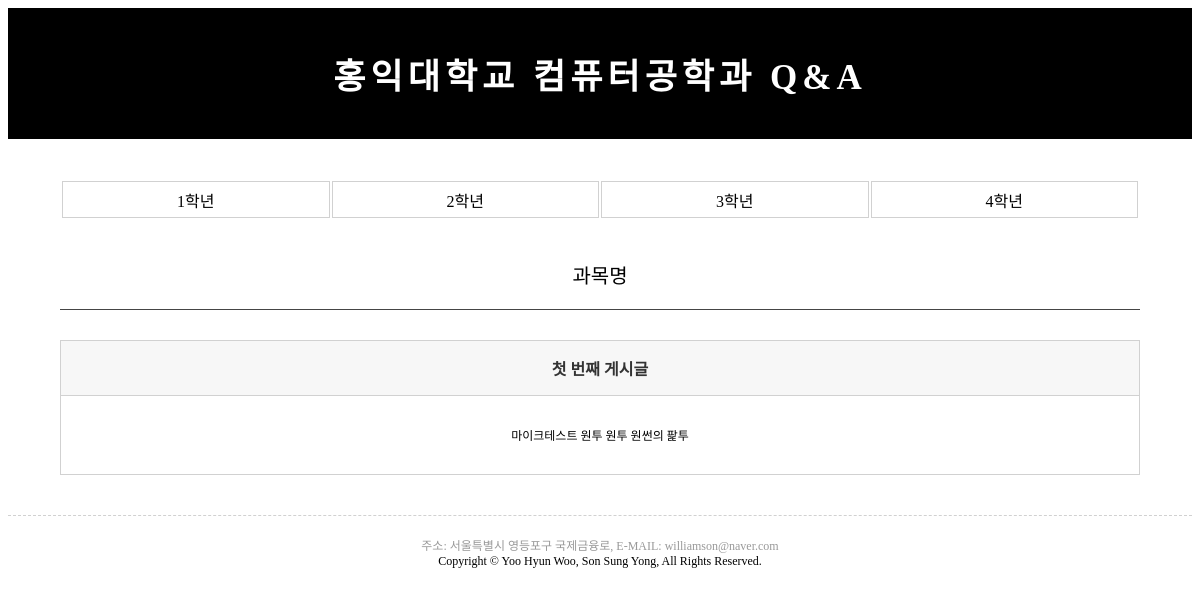
Before: / with the older database file.
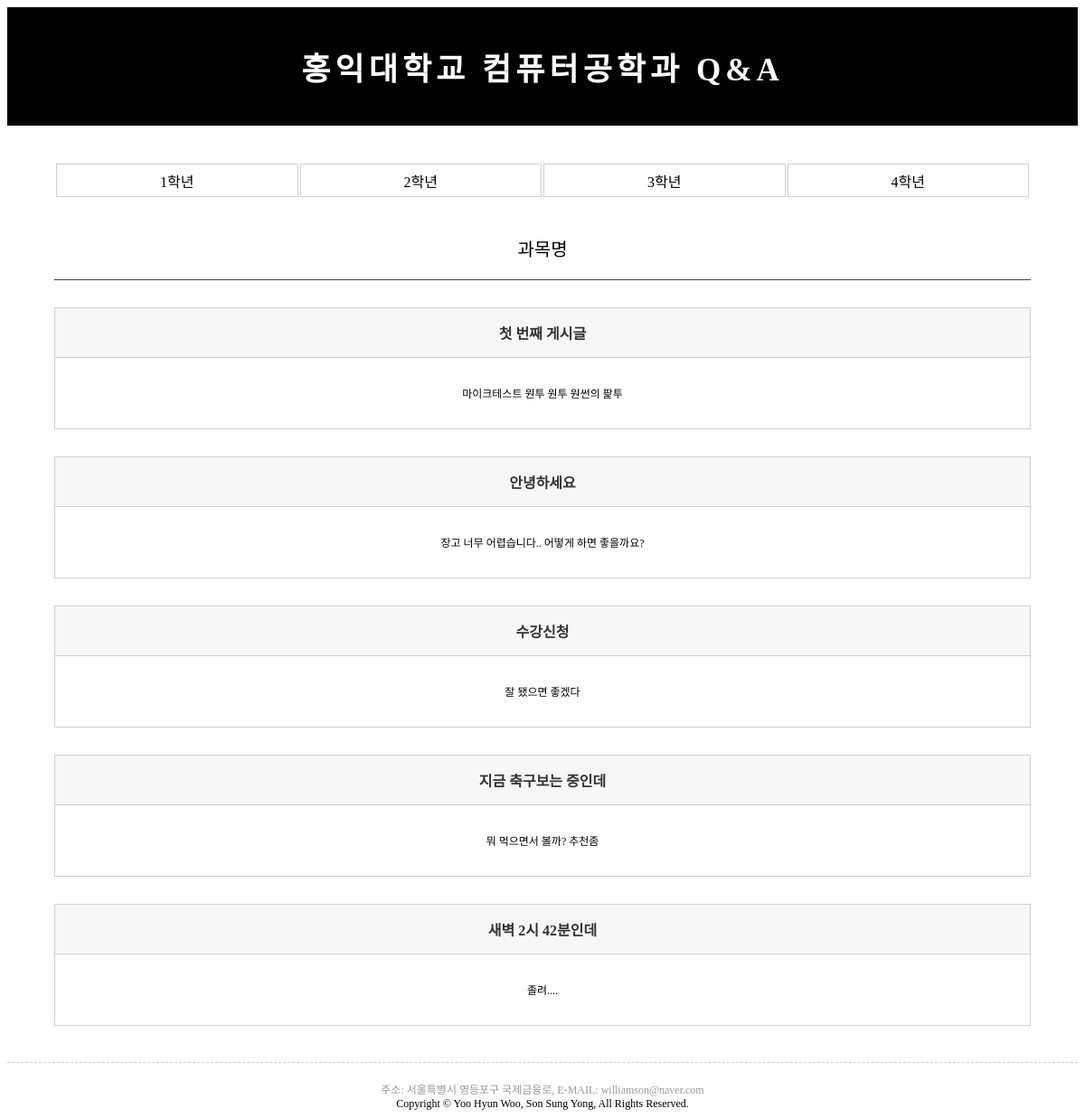
After: the same page with the newer database file.
### main/models.py (models this page shows, shortened)
class Post(models.Model):
    objects = models.Manager()
    title = models.CharField(max_length=100)
    body = models.TextField()

### main/views.py (the view)
# urls.py: path('', main.views.start, name='start'),
def start(request):
    posts = Post.objects
    return render(request, 'main/start.html', {'posts':posts})

### main/templates/main/start.html (shortened to what this page needs)
<!doctype html>
<html lang="ko">
  <head>
    {% load static %}
    <link rel="stylesheet" type="text/css" href="{% static 'main/start.css' %}">
  </head>
  <body>
    <div style="background-color: black">
      <div class="box0 pos1" style="font-weight: bold;">홍익대학교 컴퓨터공학과 Q&A</div>
    </div>
    <div style="border-bottom: 1px dashed #d1d1d1">
      <div class="box1 pos1" style="color: #000; font-size: 20px;">
        <table style="width: 100%;">
          <tr><td>1학년</td> <td>2학년</td> <td>3학년</td> <td>4학년</td></tr>
        </table>
        <div class="box2">과목명</div>
        {% for post in posts.all %}
        <div class="box3">{{ post.title }}</div>
        <div class="box4">{{ post.body }}</div>
        {% endfor %}
      </div>
    </div>
    <div class="etc">
      <span style="color: #999">주소: 서울특별시 영등포구 국제금융로, E-MAIL: williamson@naver.com</span><br>
      <span style="color: #000">Copyright © Yoo Hyun Woo, Son Sung Yong, All Rights Reserved.</span>
    </div>
  </body>
</html>

### main/static/main/start.css (style rules this page uses)
.box0 { color: #FFF; font-size: 35px; width: 1080px; padding: 40px; letter-spacing: 5px; text-align: center; }
.box1 { color: #FFF; width: 1080px; padding: 40px; text-align: center; }
.pos1 { margin-right: auto; margin-left: auto; }
td { color: #000; font-size: 16px; text-align: center; height: 33px; border: 1px solid #d1d1d1; width: 100px; }
.box2 { padding: 20px 0px 20px 0px; margin-top: 20px; border-bottom: 1px solid #454545; }
.box3 { color: #333; font-size: 16px; font-weight: bold; padding: 15px; margin-top: 30px; border: 1px solid #d1d1d1; background-color: #f7f7f7; }
.box4 { color: #000; font-size: 12px; padding: 30px; border-left: 1px solid #d1d1d1; border-right: 1px solid #d1d1d1; border-bottom: 1px solid #d1d1d1; }
.etc { text-align: center; font-size: 12px; margin-top: 20px; }

Changed rows visible on the page:
added Post: title "안녕하세요", body "장고 너무 어렵습니다.. 어떻게 하면 좋을까요?"
added Post: title "수강신청", body "잘 됐으면 좋겠다"
added Post: title "지금 축구보는 중인데", body "뭐 먹으면서 볼까? 추천좀"
added Post: title "새벽 2시 42분인데", body "졸려...."
